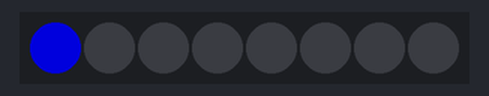
Bench run of a sketch on a simulated Arduino Uno, built with avr-gcc and run on an emulated ATmega328P. Shown: 8 RGB LEDs in strip order, left to right. Dim RGB values are drawn brighter than linear.

Above: at 0.1 s.
At 0.6 s:
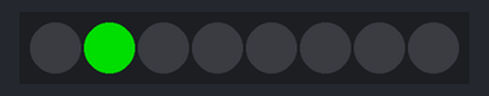
At 1.1 s:
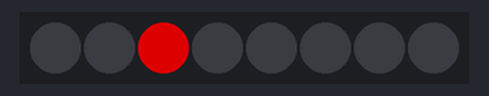
At 1.6 s:
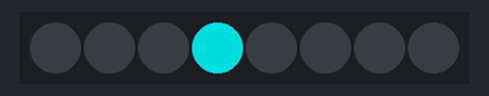
At 2.6 s:
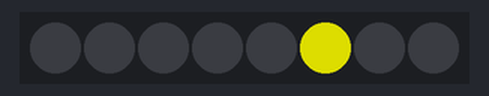
At 3.6 s:
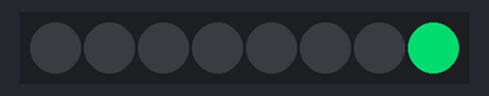
Timing chart, 0 to 40.0 s (numbered marks = the images above):
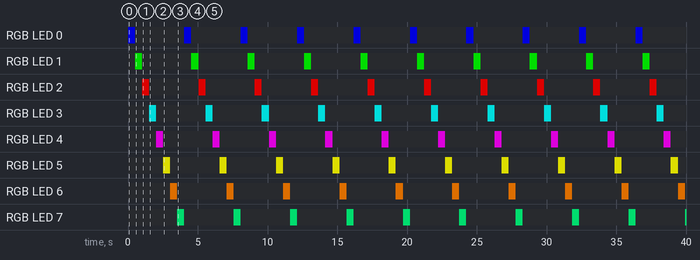

Measured:
- by itself, RGB LED 0: alternates RGB(0, 0, 150) for 0.51 s and off for 3.5 s
- by itself, RGB LED 1: alternates RGB(0, 150, 0) for 0.51 s and off for 3.5 s
- by itself, RGB LED 2: alternates RGB(150, 0, 0) for 0.51 s and off for 3.5 s
- by itself, RGB LED 3: alternates RGB(0, 150, 150) for 0.51 s and off for 3.5 s
- by itself, RGB LED 4: alternates RGB(150, 0, 150) for 0.51 s and off for 3.5 s
- by itself, RGB LED 5: alternates RGB(150, 150, 0) for 0.51 s and off for 3.5 s
- by itself, RGB LED 6: alternates RGB(150, 75, 0) for 0.51 s and off for 3.5 s
- by itself, RGB LED 7: alternates RGB(0, 150, 75) for 0.51 s and off for 3.5 s

The sketch:

led_test_with_one_strip.ino
```cpp
#include <Adafruit_NeoPixel.h>
#ifdef __AVR__
#include <avr/power.h>
#endif

/*
   setting up the pin you're connected to on the arduino,
   the number of leds (8 normally, more if you're using daisy chain)
   then initializing the neopixels connected to that pin
*/

#define DELAYVAL 500
#define NUMBER_PER_STRIP 8
#define PIN 6

Adafruit_NeoPixel pixels(NUMBER_PER_STRIP, PIN, NEO_GRB + NEO_KHZ800);
int colors[8][3] = {
    {0, 0, 150},
    {0, 150, 0},
    {150, 0, 0},
    {0, 150, 150},
    {150, 0, 150},
    {150, 150, 0},
    {150, 75, 0},
    {0, 150, 75}
};

/*
   setup runs once and sets up the pixels strip
*/
void setup() {
#if defined(__AVR_ATtiny85__) && (F_CPU == 16000000)
  clock_prescale_set(clock_div_1);
#endif
  pixels.begin();
  pixels.clear();
}

/*
   loop repeats forever
*/
void loop() {
  for (int i = 0; i < NUMBER_PER_STRIP; i++) {
    pixels.clear();
    led_on(i);
    delay(DELAYVAL);
  }
}

/*
 * support functions for turning LEDs on and off based on picker ID
 */
void led_on(int PICKER_ID)
{
  int led_number = PICKER_ID;
  pixels.setPixelColor(led_number, pixels.Color(colors[PICKER_ID][0],
                       colors[PICKER_ID][1], colors[PICKER_ID][2]));
  pixels.show();
  delay(5);
}

/*
 * the led_off function allows a specific led to be turned off without clearing all the other leds
 */
void led_off(int PICKER_ID)
{
  int led_number = PICKER_ID;
  pixels.setPixelColor(led_number, pixels.Color(0, 0, 0));
  pixels.show();
  delay(5);
}
```
